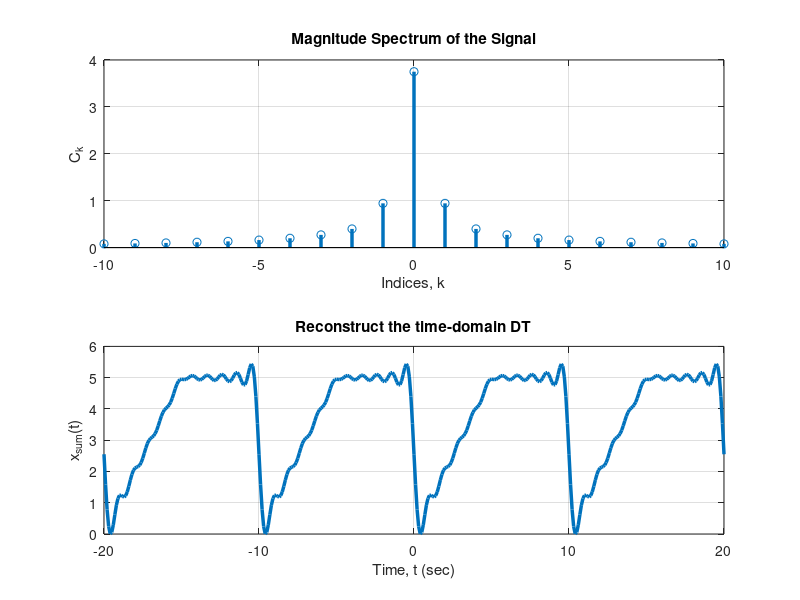

Here is the MATLAB script that generated this plot:
%Made by Azaz hassan Khan || 18jzele0262 || Lab 3 (task 1) (part a)
clc                                  %clear screen
close all                            %clear workspace and command window
clear all                            %clear matlab memory
%Initializing the variables
Vpp = 5;                             % Peak-to-peak value of triangular wave
To = 10;                          % Period of the signal
t = (-2*To):0.1:(2*To);      % Time axis for the x(t)
FF = 10;                             %just change those numbers to 5,20,50
C_k = 0;                             % Initializing the Ck variable
x_k = 0;                             % Initializing the xk variable
x_signal = 0;                        % Initializing the x(t) variable
k_vector = zeros(1,2*FF+1);          % k vector to store  harmonic number
Ck_vector = zeros(1,2*FF+1);         % Ck vector to store  harmonics
ii = 0;
%Running the for loop to sum the harmonics component
for k = -FF:1:FF
    ii = ii + 1;
   if k == 0
       C_k = 15/4;          % DC Component of the signal
   else
C_k = (cos(k*pi)/(To*(k*2*pi*0.1)^2))-(1/(To*(k*2*pi*0.1)^2))-(5/(To*1j*(k*2*pi*0.1)));    % kth harmonic coefficient
   end
       k_vector(ii) = k;    % Storing the indices in the vector
       Ck_vector(ii) = abs(C_k); % Storing the Harmonics in the vector
% Synthesizing the time-domain signal
       x_k = C_k * exp(1i*k*2*pi*t/To);     % kth harmonic signal
       x_signal = x_signal + x_k;   % Taking summation of all the harmonics
 end
subplot(2,1,1)                             %Subplot 1
stem(k_vector, Ck_vector,'linewidth',2.5)  %Plot the signal
grid on                                    
xlabel('Indices, k')                       %title of X-axis
ylabel('C_k')                              %title of Y-axis
title('Magnitude Spectrum of the Signal')  %title of Plot
subplot(2,1,2)                         %Subplot 2
plot(t, real(x_signal),'linewidth',2.5)                %Plot the signal
grid on                                %On the grids
xlabel('Time, t (sec)')                %title of X-axis
ylabel('x_s_u_m(t)')                    %title of Y-axis
title('Reconstruct the time-domain DT')  %title of Plot
